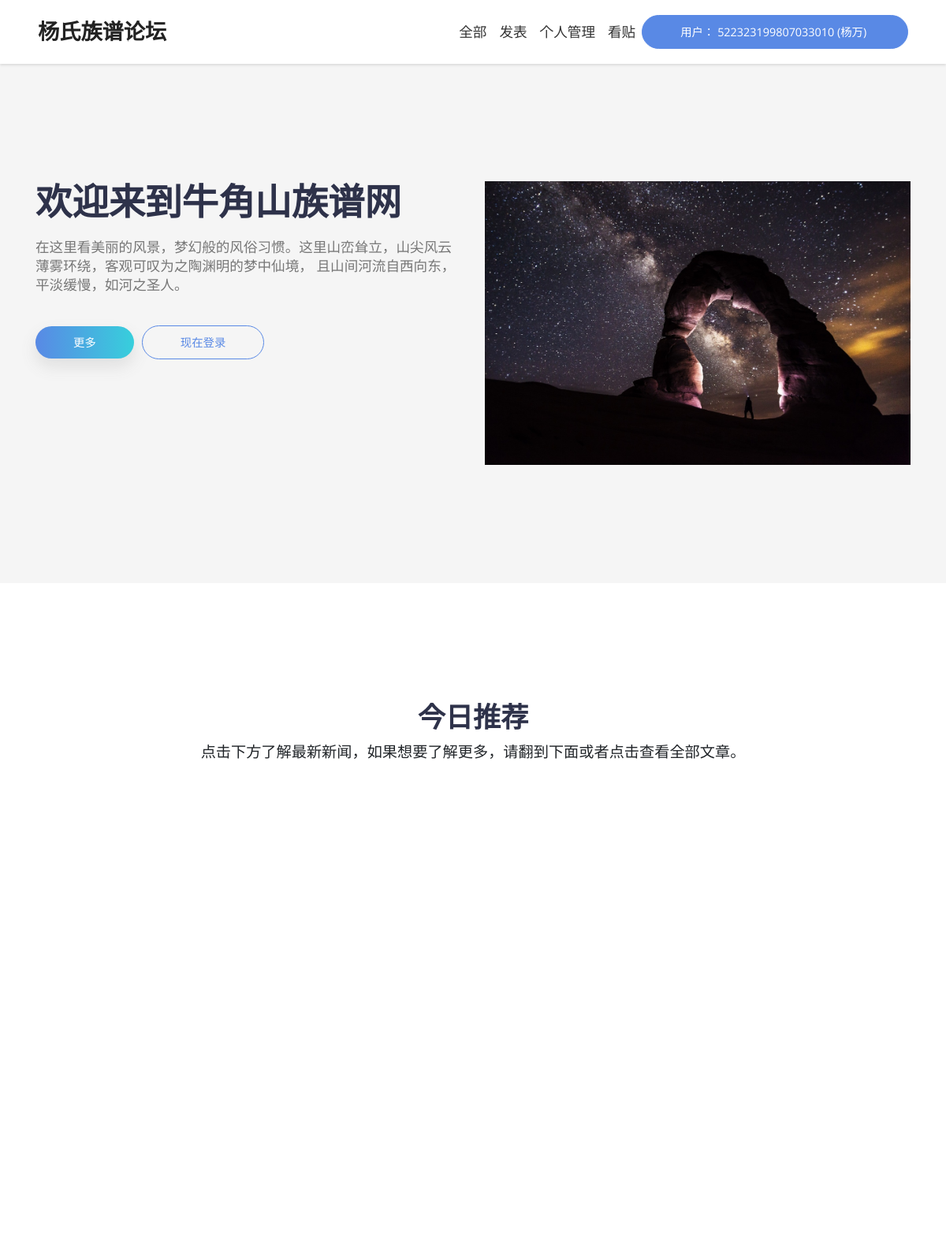
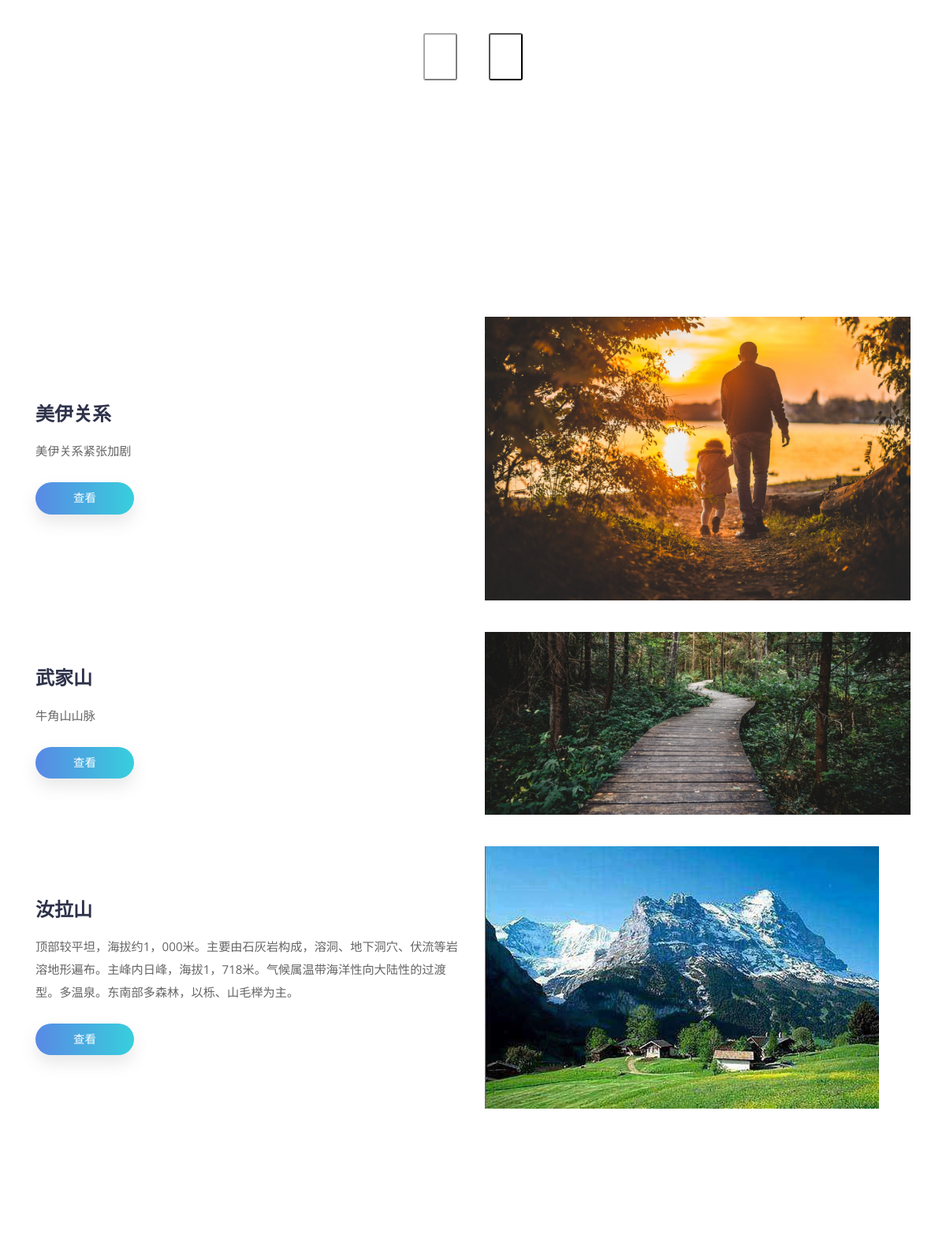
Page /home/ (signed in, upper part) on the committed database (2 pictures, top to bottom).
### web_app/models.py (models this page shows, shortened)
class UserInfo(models.Model):
    WX_USER = 1
    GUEST_USER = 11
    NORMAL_USER = 22
    COMPANY_USER = 33
    USER_SRC = (
        (WX_USER, u'微信授权用户'),
        (GUEST_USER, u'游客用户'),
        (NORMAL_USER, u'普通用户'),
        (COMPANY_USER, u'机构用户'),
    )
    MALE = 1
    FEMALE = 0
    GENDER = (
        (MALE, u'男'),
        (FEMALE, u'女'),
    )
    UNVERIFIED = 0
    ACTIVATED = 1
    DISABLED = 2
    DELETED = 3
    ASSIGN = 10
    USER_STATUS = (
        (UNVERIFIED, u'未验证'),
        (ACTIVATED, u'已激活'),
        (DISABLED, u'已禁用'),
        (DELETED, u'已删除'),
        (ASSIGN, u'已分配'),
    )
    user_id = models.CharField(_(u'用户id'), max_length=32, blank=True, null=True, help_text=u'用户唯一标识', db_index=True,
                         unique=True)
    name = models.CharField(_(u'姓名'), max_length=32, blank=True, null=True, help_text=u'用户姓名', db_index=True)
    email = models.CharField(_(u'邮箱'), max_length=40, blank=True, null=True, help_text=u'用户邮箱', db_index=True)
    sex = models.IntegerField(_(u'性别'), choices=GENDER, default=MALE, help_text=u'用户性别')
    age = models.IntegerField(_(u'年龄'), default=0, help_text=u'用户年龄')
    nickname = models.CharField(_(u'昵称'), max_length=32, blank=True, null=True, help_text=u'用户昵称')
    avatar = models.CharField(_(u'头像地址'), max_length=60, blank=True, null=True, help_text=u'用户头像')
    phone = models.CharField(_(u'手机号'), max_length=11, blank=True, null=True, help_text=u'用户电话', db_index=True)
    country = models.CharField(_(u'国家'), max_length=32, blank=True, null=True, help_text=u'用户国家')
    province = models.CharField(_(u'省份'), max_length=32, blank=True, null=True, help_text=u'用户省份')
    city = models.CharField(_(u'城市'), max_length=32, blank=True, null=True, help_text=u'用户城市')
    location = models.CharField(_(u'地址'), max_length=60, blank=True, null=True, help_text=u'用户地址')
    create_time = models.DateField(verbose_name='创建时间', auto_now_add=True)
    class Meta:
        verbose_name='用户信息表'
        verbose_name_plural='用户信息表'
    pass

class Topic(models.Model):
    t_uid = models.CharField(verbose_name='帖子所属用户id', max_length=18)
    t_kind = models.CharField(verbose_name='类别', max_length=32)
    create_time = models.DateField(verbose_name='创建时间', auto_now_add=True)
    t_photo = models.CharField(verbose_name='帖子图片', max_length=128, null=True)
    t_content = models.CharField(verbose_name='帖子正文', max_length=3000)
    t_title = models.CharField(verbose_name='帖子标题', max_length=64)
    t_introduce = models.CharField(verbose_name='帖子简介', max_length=256)
    recommend = models.BooleanField(verbose_name='是否推荐', default=False)
    class Meta:
        verbose_name = '帖子表'
        verbose_name_plural = '帖子表'
    pass

### web_app/views.py (the view)
# urls.py: 2. Add a URL to urlpatterns:  path('', views.home, name='home')
def home(request):
    response={}
    topic_recomend=models.Topic.objects.filter(recommend=1)#查询推荐帖子
    uid=request.session.get('uid','')
    if uid is not None:
        user=models.UserInfo.objects.filter(user_id=uid)
    else:
        user=None
    response['user']=user[0]
    response['topic_recommend']=topic_recomend
    return render(request,'web/home.html',response)

### templates/web/home.html (shortened to what this page needs)
<!DOCTYPE html>
<html>
  <head>
    <link rel="stylesheet" href="/static/web/vendor/bootstrap/css/bootstrap.min.css">
    <link rel="stylesheet" href="/static/web/vendor/font-awesome/css/font-awesome.min.css">
    <link rel="stylesheet" href="/static/css/landy-iconfont.css">
    <link rel="stylesheet" href="/static/web/vendor/owl.carousel/assets/owl.carousel.css">
    <link rel="stylesheet" href="/static/web/vendor/owl.carousel/assets/owl.theme.default.css">
    <link rel="stylesheet" href="/static/css/style.default.css" id="theme-stylesheet">
    <link rel="stylesheet" href="/static/css/custom.css">
  </head>
  <body>
    <header class="header">
      <nav class="navbar navbar-expand-lg fixed-top"><a href="index.html" class="navbar-brand">杨氏族谱论坛</a>
        <div id="navbarSupportedContent" class="collapse navbar-collapse">
          <ul class="navbar-nav ml-auto align-items-start align-items-lg-center">
            <li class="nav-item"><a href="/all_top-0-0-0" class="nav-link link-scroll">全部</a></li>
            <li class="nav-item"><a href="/publish" class="nav-link link-scroll">发表</a></li>
            <li class="nav-item"><a href="/user_info" class="nav-link link-scroll">个人管理</a></li>
            <li class="nav-item"><a href="" class="nav-link">看贴</a></li>
          </ul>
              {% if user %}
              <a href="" class="btn btn-primary">
               用户：
                <span>{{ user.user_id }}&nbsp;({{ user.name }}) </span>
              </a>
              {% else %}
                  <div class="navbar-text">
                  <a href="/login" data-toggle="modal"  class="btn btn-success">登录</a>
                  </div>
              {% endif %}
        </div>
      </nav>
    </header>
    {% block content %}
        <section id="hero" class="hero hero-home bg-gray">
          <div class="container">
            <div class="row d-flex">
              <div class="col-lg-6 text order-2 order-lg-1">
                <h1>欢迎来到牛角山族谱网</h1>
                <p class="hero-text">
                    在这里看美丽的风景，梦幻般的风俗习惯。这里山峦耸立，山尖风云薄雾环绕，客观可叹为之陶渊明的梦中仙境，
                且山间河流自西向东，平淡缓慢，如河之圣人。
                </p>
                <div class="CTA"><a href="#features" class="btn btn-primary btn-shadow btn-gradient link-scroll">更多</a><a href="#" class="btn btn-outline-primary">现在登录</a></div>
              </div>
              <div class="col-lg-6 order-1 order-lg-2"><img src="/static/images/band-member-3.jpg" alt="..." class="img-fluid"></div>
            </div>
          </div>
        </section>
        <section id="testimonials" class="testimonials">
          <div class="container">
            <header class="text-center no-margin-bottom">
              <h2>今日推荐</h2>
              <p class="lead">点击下方了解最新新闻，如果想要了解更多，请翻到下面或者点击查看全部文章。</p>
            </header>
            <div class="owl-carousel owl-theme testimonials-slider">
                {% for obj in topic_recommend %}
                    <a href="/single/{{ obj.id }}">
                    <div class="item-holder">
                        <div class="item">
                          <div class="text">
                            <div class=""><img src="{{ obj.t_photo }}" alt="..." class="img-fluid"></div>
                            <p>{{ obj.t_introduce |slice:100 }}</p><strong class="name">{{ obj.t_title }}</strong>
                          </div>
                        </div>
                      </div>
                    </a>
                {% endfor %}
            </div>
          </div>
        </section>
        <section id="features" class="features">
          <div class="container">
              {% for obj in topic_recommend %}
                  <div class="row d-flex align-items-center">
                      <div class="text col-lg-6 order-2 order-lg-1">
                        <h4>{{ obj.t_title }}</h4>
                        <p>{{ obj.t_introduce }} </p><a href="/single/{{ obj.id }}" class="btn btn-primary btn-shadow btn-gradient">查看</a>
                      </div>
                      <div class="image col-lg-6 order-1 order-lg-2"><img src="{{ obj.t_photo }}" alt="..." class="img-fluid"></div>
                    </div>
              {% endfor %}
          </div>
        </section>
    {% endblock %}
      </body>
</html>

### static/css/style.default.css (style rules this page uses)
body { padding-top: 80px; position: relative; overflow-x: hidden; }
section { padding: 150px 0; overflow: hidden; }
a { -webkit-transition: all 0.3s; transition: all 0.3s; display: inline-block; }
p { line-height: 1.7rem; }
i, span, strong { display: inline-block; }
.bg-gray, section.browser .nav-tabs a.active { background: #f5f5f5; }
.no-margin-bottom { margin-bottom: 0 !important; }
.hero-text { font-size: 1.1rem; font-weight: 400; color: #777; line-height: 1.5rem; }
.btn { font-size: 0.9em !important; }
.btn-shadow { -webkit-box-shadow: 0 10px 20px rgba(109, 109, 109, 0.16) !important; box-shadow: 0 10px 20px rgba(109, 109, 109, 0.16) !important; }
.btn-gradient, section.browser .nav-tabs span.number { background-color: #5989e5; background-image: -webkit-gradient(linear, left top, right top, from(#5989e5), to(#37cfdc)); background-image: linear-gradient(to right, #5989e5, #37cfdc); border: none !important; text-transform: uppercase; color: #fff; overflow: hidden; position: relative; z-index: 1; -webkit-transition: all 0.3s !important; transition: all 0.3s !important; }
section header { margin-bottom: 70px; }
nav.navbar { padding-top: 15px; padding-bottom: 15px; -webkit-box-shadow: 0 2px 3px rgba(0, 0, 0, 0.1); box-shadow: 0 2px 3px rgba(0, 0, 0, 0.1); background: #fff; -webkit-transition: all 0.5s; transition: all 0.5s; }
nav.navbar .navbar-brand { font-weight: 800; font-size: 1.7rem; color: #222; }
nav.navbar a.nav-link { color: #333; font-size: 1.1rem; }
@media (min-width: 992px) { nav.navbar { padding-left: 3rem; padding-right: 3rem; } }
section.hero p { margin: 20px 0; }
section.hero .CTA { margin-top: 40px; }
section.hero .CTA a { margin-right: 10px; margin-bottom: 10px; }
section.features .row { margin-bottom: 40px; }
section.features .text p { line-height: 1.8rem; font-size: 0.95rem; color: #656565; margin: 20px 0 25px; }
section.testimonials .item-holder { padding-right: 40px; padding-left: 40px; }
section.testimonials .item { -webkit-box-shadow: -5.665px 9.429px 35px 0px rgba(0, 0, 0, 0.2); box-shadow: -5.665px 9.429px 35px 0px rgba(0, 0, 0, 0.2); position: relative; margin: 0 30px; margin-right: 0; padding: 70px 50px; padding-left: 70px; }
section.testimonials .item p { line-height: 1.8rem; font-size: 0.9rem; line-height: 1.7rem; color: #656565; }
.navbar { padding: 0.5rem 1rem; }
.navbar-brand { display: inline-block; padding-top: 0.3125rem; padding-bottom: 0.3125rem; margin-right: 1rem; font-size: 1.25rem; }
.btn { font-weight: 400; border: 1px solid transparent; padding: 0.6rem 3rem; font-size: 1rem; line-height: 1.5; border-radius: 50px; -webkit-transition: all 0.15s ease-in-out; transition: all 0.15s ease-in-out; }
.btn-primary { color: #fff; background-color: #5989e5; border-color: #5989e5; }
.btn-outline-primary { color: #5989e5; background-color: transparent; background-image: none; border-color: #5989e5; }
body { font-family: "Open Sans", sans-serif; font-size: 1rem; font-weight: normal; line-height: 1.5; color: #212529; background-color: #fff; }
a { color: #5989e5; text-decoration: none; }
h1, h2, h3, h4, h5, h6, .h1, .h2, .h3, .h4, .h5, .h6 { margin-bottom: 0.5rem; font-family: inherit; font-weight: 800; line-height: 1.1; color: #2e324a; }
h1, .h1 { font-size: 2.9rem; }
h2, .h2 { font-size: 2.2rem; }
h4, .h4 { font-size: 1.5rem; }
.lead { font-size: 1.2rem; font-weight: 300; line-height: 1.8em; }

### rows in the picture
UserInfo: user_id "522323199807033010", name "杨万"
Topic: t_photo (picture), t_title "美伊关系", t_introduce "美伊关系紧张加剧"
Topic: t_photo (picture), t_title "武家山", t_introduce "牛角山山脉"
Topic: t_title "汝拉山", t_introduce "顶部较平坦，海拔约1，000米。主要由石灰岩构成，溶洞、地下洞穴、伏流等岩溶地形遍布。主峰内日峰，海拔1，718米。气候属温带海洋性向大陆性的过渡型。多温泉。东南部多森林，以栎、山毛榉为主。", t_photo (picture)
